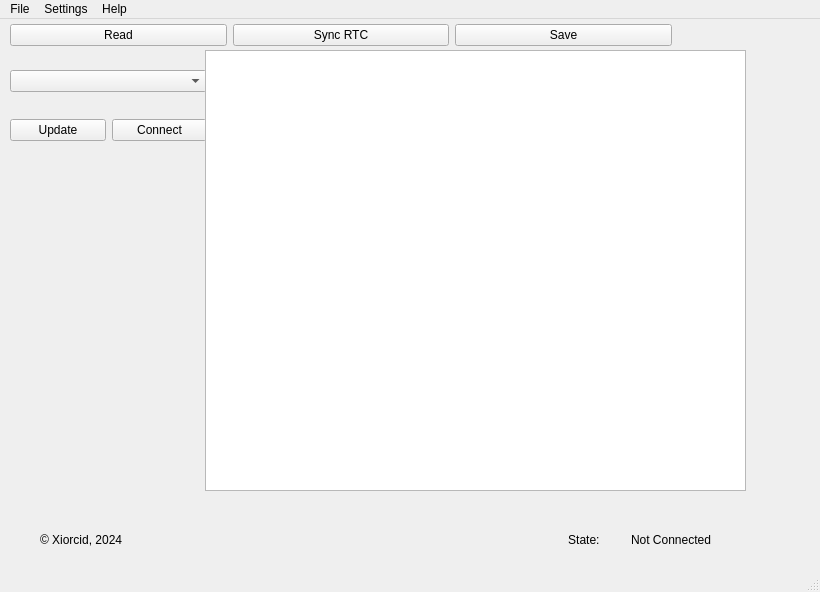
<?xml version="1.0" encoding="UTF-8"?>
<ui version="4.0">
 <class>FlashProg</class>
 <widget class="QMainWindow" name="FlashProg">
  <property name="geometry">
   <rect>
    <x>0</x>
    <y>0</y>
    <width>820</width>
    <height>592</height>
   </rect>
  </property>
  <property name="minimumSize">
   <size>
    <width>820</width>
    <height>550</height>
   </size>
  </property>
  <property name="windowTitle">
   <string>Termaink GUI</string>
  </property>
  <widget class="QWidget" name="centralwidget">
   <widget class="QWidget" name="horizontalLayoutWidget">
    <property name="geometry">
     <rect>
      <x>10</x>
      <y>0</y>
      <width>662</width>
      <height>32</height>
     </rect>
    </property>
    <layout class="QHBoxLayout" name="horizontalLayout">
     <item>
      <layout class="QHBoxLayout" name="horizontalLayout_4">
       <item>
        <layout class="QHBoxLayout" name="horizontalLayout_5">
         <item>
          <widget class="QPushButton" name="save">
           <property name="text">
            <string>Read</string>
           </property>
          </widget>
         </item>
        </layout>
       </item>
       <item>
        <widget class="QPushButton" name="sync">
         <property name="text">
          <string>Sync RTC</string>
         </property>
        </widget>
       </item>
       <item>
        <widget class="QPushButton" name="open">
         <property name="text">
          <string>Save</string>
         </property>
        </widget>
       </item>
      </layout>
     </item>
    </layout>
   </widget>
   <widget class="QWidget" name="verticalLayoutWidget">
    <property name="geometry">
     <rect>
      <x>10</x>
      <y>30</y>
      <width>197</width>
      <height>113</height>
     </rect>
    </property>
    <layout class="QVBoxLayout" name="verticalLayout">
     <item>
      <widget class="QComboBox" name="com"/>
     </item>
     <item>
      <layout class="QGridLayout" name="gridLayout">
       <item row="0" column="0">
        <widget class="QPushButton" name="update">
         <property name="text">
          <string>Update</string>
         </property>
        </widget>
       </item>
       <item row="0" column="1">
        <widget class="QPushButton" name="conn">
         <property name="text">
          <string>Connect</string>
         </property>
        </widget>
       </item>
      </layout>
     </item>
     <item>
      <layout class="QHBoxLayout" name="horizontalLayout_3"/>
     </item>
    </layout>
   </widget>
   <widget class="QWidget" name="horizontalLayoutWidget_2">
    <property name="geometry">
     <rect>
      <x>40</x>
      <y>500</y>
      <width>741</width>
      <height>41</height>
     </rect>
    </property>
    <layout class="QHBoxLayout" name="horizontalLayout_2">
     <item>
      <widget class="QLabel" name="label">
       <property name="text">
        <string>© Xiorcid, 2024</string>
       </property>
      </widget>
     </item>
     <item>
      <widget class="QLabel" name="label_2">
       <property name="maximumSize">
        <size>
         <width>150</width>
         <height>16777215</height>
        </size>
       </property>
       <property name="text">
        <string>                            State:</string>
       </property>
      </widget>
     </item>
     <item>
      <widget class="QLabel" name="state">
       <property name="maximumSize">
        <size>
         <width>150</width>
         <height>16777215</height>
        </size>
       </property>
       <property name="text">
        <string>Not Connected</string>
       </property>
      </widget>
     </item>
    </layout>
   </widget>
   <widget class="QTableWidget" name="tableWidget">
    <property name="geometry">
     <rect>
      <x>205</x>
      <y>31</y>
      <width>541</width>
      <height>441</height>
     </rect>
    </property>
   </widget>
  </widget>
  <widget class="QStatusBar" name="statusbar"/>
  <widget class="QMenuBar" name="menuBar">
   <property name="geometry">
    <rect>
     <x>0</x>
     <y>0</y>
     <width>820</width>
     <height>22</height>
    </rect>
   </property>
   <widget class="QMenu" name="menuFile">
    <property name="geometry">
     <rect>
      <x>318</x>
      <y>171</y>
      <width>183</width>
      <height>103</height>
     </rect>
    </property>
    <property name="contextMenuPolicy">
     <enum>Qt::ContextMenuPolicy::DefaultContextMenu</enum>
    </property>
    <property name="title">
     <string>File</string>
    </property>
    <addaction name="actionSave"/>
    <addaction name="separator"/>
    <addaction name="actionExit"/>
   </widget>
   <widget class="QMenu" name="menuHelp">
    <property name="title">
     <string>Help</string>
    </property>
    <addaction name="actionHelp"/>
   </widget>
   <widget class="QMenu" name="menuSettings">
    <property name="title">
     <string>Settings</string>
    </property>
    <addaction name="actionUse_Farenheit"/>
   </widget>
   <addaction name="menuFile"/>
   <addaction name="menuSettings"/>
   <addaction name="menuHelp"/>
  </widget>
  <action name="actionOpen_file">
   <property name="text">
    <string>Open file</string>
   </property>
  </action>
  <action name="actionOpen">
   <property name="text">
    <string>Open       Ctrl+O</string>
   </property>
  </action>
  <action name="actionSave">
   <property name="enabled">
    <bool>true</bool>
   </property>
   <property name="text">
    <string>Save         Ctrl+S</string>
   </property>
  </action>
  <action name="actionExit">
   <property name="text">
    <string>Exit           Ctrl+Q</string>
   </property>
  </action>
  <action name="actionAutoerase">
   <property name="checkable">
    <bool>true</bool>
   </property>
   <property name="text">
    <string>Autoerase</string>
   </property>
  </action>
  <action name="actionSave_settings">
   <property name="text">
    <string>Save settings</string>
   </property>
  </action>
  <action name="actionHelp">
   <property name="text">
    <string>Help          F1</string>
   </property>
  </action>
  <action name="actionAutoconnect">
   <property name="checkable">
    <bool>true</bool>
   </property>
   <property name="text">
    <string>Autoconnect</string>
   </property>
  </action>
  <action name="actionUse_Farenheit">
   <property name="checkable">
    <bool>true</bool>
   </property>
   <property name="text">
    <string>Use Farenheit</string>
   </property>
  </action>
 </widget>
 <resources/>
 <connections/>
</ui>
